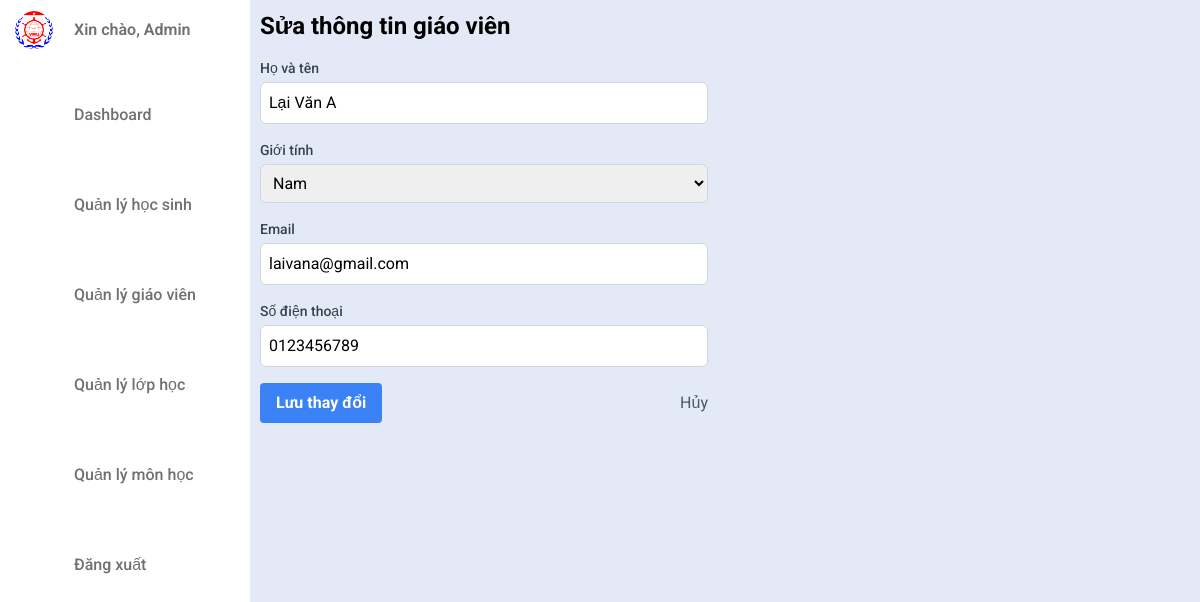
Screenshot of /Utils/edit_teacher.php?id=1 (signed in) with the database file from the repository.
### tables this page shows
CREATE TABLE `tb_teacher` (
  `id` int(11) NOT NULL,
  `name` varchar(255) NOT NULL,
  `gender` varchar(255) NOT NULL,
  `email` varchar(255) NOT NULL,
  `phone` varchar(255) NOT NULL
);

### Utils/edit_teacher.php (the view, shortened to what this page needs)
<?php
include "../connect.php";
$teacher_id = $_GET['id'];
$stmt = $conn->prepare('SELECT * FROM tb_teacher WHERE id = :id');
$stmt->execute(['id' => $teacher_id]);
$teacher = $stmt->fetch(PDO::FETCH_ASSOC);
?>
<!DOCTYPE html>
<html lang="en">
<head>
    <script src="https://cdn.tailwindcss.com"></script>
    <link rel="stylesheet" href="../CSS/index.css">
</head>
<body>
    <nav class="sidebar">
        <header>
            <div class="image-text">
                <span class="image">
                    <img src="../Assests/logo.png" alt="logo">
                </span>
                <div class="text header-text">
                    <span class="name">Xin chào, Admin</span>
                </div>
            </div>
        </header>
        <div class="menu-bar">
            <div class="menu">
                <ul class="menu-links">
                    <li class="nav-link">
                        <a href="../index.php">
                            <box-icon name='home-alt' class="icon"></box-icon>
                            <span class="text nav-text">Dashboard</span>
                        </a>
                    </li>
                    <li class="nav-link">
                        <a href="../student.php">
                            <box-icon name='user' class="icon"></box-icon>
                            <span class="text nav-text">Quản lý học sinh</span>
                        </a>
                    </li>
                    <li class="nav-link">
                        <a href="../teacher.php">
                            <box-icon type='solid' name='user-badge' class="icon"></box-icon>
                            <span class="text nav-text">Quản lý giáo viên</span>
                        </a>
                    </li>
                    <li class="nav-link">
                        <a href="../classroom.php">
                            <box-icon type='solid' name='school' class="icon"></box-icon>
                            <span class="text nav-text">Quản lý lớp học</span>
                        </a>
                    </li>
                    <li class="nav-link">
                        <a href="../subject.php">
                            <box-icon name='book-alt' class="icon"></box-icon>
                            <span class="text nav-text">Quản lý môn học</span>
                        </a>
                    </li>
                    <div class="bottom-content">
                        <li class="nav-link">
                            <a href="../logout.php">
                                <box-icon name='log-out' class="icon"></box-icon>
                                <span class="text nav-text">Đăng xuất</span>
                            </a>
                        </li>
                    </div>
                </ul>
            </div>
        </div>
    </nav>
    <div class="right">
        <h2 class="text-2xl font-bold mb-4">Sửa thông tin giáo viên</h2>
        <form action="edit_teacher.php?id=<?php echo $teacher_id; ?>" method="post" class="max-w-md">
            <div class="mb-4">
                <label for="name" class="block text-sm font-medium text-gray-700">Họ và tên</label>
                <input type="text" name="name" id="name" value="<?php echo $teacher['name']; ?>" class="mt-1 p-2 block w-full border border-gray-300 rounded-md" required>
            </div>
            <div class="mb-4">
                <label for="gender" class="block text-sm font-medium text-gray-700">Giới tính</label>
                <select name="gender" id="gender" class="mt-1 p-2 block w-full border border-gray-300 rounded-md" required>
                    <option value="Nam" <?php if ($teacher['gender'] === 'Nam') echo 'selected'; ?>>Nam</option>
                </select>
            </div>
            <div class="mb-4">
                <label for="email" class="block text-sm font-medium text-gray-700">Email</label>
                <input type="email" name="email" id="email" value="<?php echo $teacher['email']; ?>" class="mt-1 p-2 block w-full border border-gray-300 rounded-md" required>
            </div>
            <div class="mb-4">
                <label for="phone" class="block text-sm font-medium text-gray-700">Số điện thoại</label>
                <input type="text" name="phone" id="phone" value="<?php echo $teacher['phone']; ?>" class="mt-1 p-2 block w-full border border-gray-300 rounded-md" required>
            </div>
            <div class="flex items-center justify-between">
                <button type="submit" class="bg-blue-500 hover:bg-blue-700 text-white font-bold py-2 px-4 rounded">Lưu thay đổi</button>
                <a href="../teacher.php" class="text-gray-600 hover:text-gray-900">Hủy</a>
            </div>
        </form>
    </div>
</body>
</html>

### CSS/index.css (style rules this page uses)
* { font-family: 'Roboto', sans-serif; margin: 0; padding: 0; box-sizing: border-box; }
:root { --body-color: #E4E9F7; --sidebar-color: #fff; --primary-color: #1365ff; --primary-color-light: #F6F5FF; --toggle-color: #DDD; --text-color: #707070; --tran-02: all 0.2s ease; --tran-03: all 0.3s ease; --tran-04: all 0.4s ease; --tran-05: all 0.5s ease; }
body { height: 100vh; background: var(--body-color); }
.sidebar .text { font-size: 16px; font-weight: 500; color: var(--text-color); }
.sidebar .image { min-width: 60px; display: flex; align-items: center; }
.sidebar { position: fixed; top: 0; left: 0; height: 100%; width: 250px; background: var(--sidebar-color); padding: 10px 14px; }
.sidebar li { height: 50px; margin-top: 40px; list-style: none; display: flex; align-items: center; }
.sidebar li .icon { display: flex; align-items: center; justify-content: center; min-width: 60px; font-size: 20px; }
.sidebar li .icon, .sidebar li .text { color: var(--text-color); transition: var(--tran-02); }
.sidebar .image-text img { width: 40px; border-radius: 6px; }
.sidebar header .image-text { display: flex; align-items: center; }
header .image-text .header-text { display: flex; flex-direction: column; }
.header-text .name { font-weight: 600; }
.sidebar li a { height: 100%; width: 100%; display: flex; align-items: center; text-decoration: none; border-radius: 6px; transition: var(--tran-04); }
.right { margin-left: 260px; margin-top: 10px; }

### rows the page displays
tb_teacher: name "Lại Văn A", gender "Nam", email "laivana@gmail.com", phone "0123456789"
